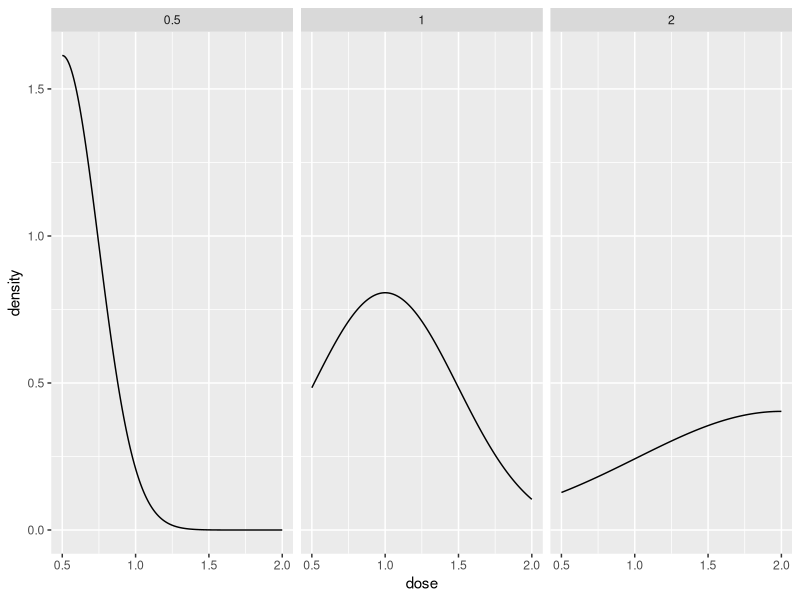

The R script that drew this image: (Note: this script raises an error after producing the figure.)
toothdata = ToothGrowth
toothdata

library(ggplot2)

summary(toothdata)
str(toothdata)

toothdata

ggplot(
  data = toothdata,
  aes (x = `dose`)
) + geom_density() + facet_grid( ~`dose`)

ggplot(
  data = toothdata,
  aes(
    group = `dose`,
    x = `dose`,
    y = `len`,
    fill =factor(`dose`)  
  ) + boxplot()
)


#violin plot
ggplot(
  data = toothdata,
  aes(
    x = `dose`,
    y = 'len',
    fill = `dose`
  ) 
) + geom_boxplot()


#violin plot
ggplot(toothdata, aes(x = dose)) +
  geom_dotplot(method = "histdot", binwidth = 1.5)

toothdata

ggplot(toothdata, aes(x=dose, y=supp, fill=dose)) + geom_violin()
  